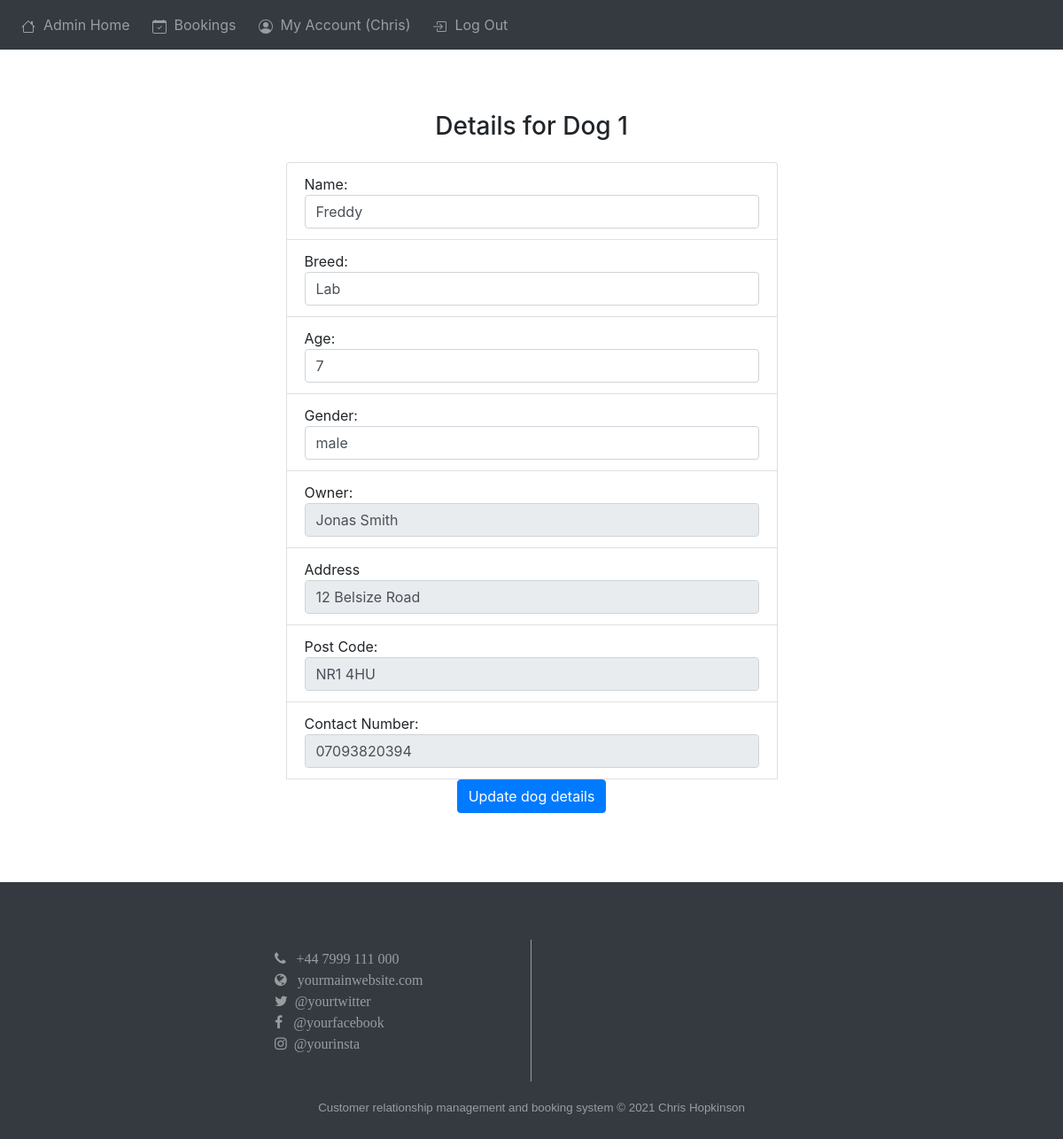
The app's page /admin_dogs/1 (signed in) with its own data.
### web/models.py (models this page shows, shortened)
class User(db.Model, UserMixin):
    id = db.Column(db.Integer, primary_key=True)
    email = db.Column(db.String(150), unique=True)
    username = db.Column(db.String(50), unique=True)
    password = db.Column(db.String(50))
    notes = db.relationship("Note")
    dogs = db.relationship("Dog")
    address_1 = db.Column(db.String(150), unique=True)
    post_code = db.Column(db.String(15))
    phone = db.Column(db.String(15))
    first_name = db.Column(db.String(25))
    surname = db.Column(db.String(25))
    role = db.Column(db.String(20), default="user")

class Dog(db.Model):
    id = db.Column(db.Integer, primary_key=True)
    name = db.Column(db.String(50))
    owner = db.relationship("User")
    owner_id = db.Column(db.Integer, db.ForeignKey("user.id"))
    breed = db.Column(db.String(100))
    gender = db.Column(db.String(50))
    age = db.Column(db.Integer)
    attendance = db.relationship("Attendance")

### web/admin.py (the view, shortened to what this page needs)
@admin.route("/admin_dogs/<int:dog_id>", methods=["GET", "POST"])
@login_required
@admin_required
def admin_dogs_view(dog_id):
    from .models import Dog
    dog = Dog.query.filter_by(id=dog_id).first()
    return render_template("admin_dogs_view.html", user=current_user, dog=dog)

### web/__init__.py (called while the page is built)
def create_app():
    app = Flask(__name__)
    app.config.from_object("config")
    app.static_folder = "static"
    db.init_app(app)
    from .models import User
    from .views import views
    from .auth import auth
    from .admin import admin
    login_manager = LoginManager()
    login_manager.login_view = "auth.login"
    login_manager.init_app(app)
    app.register_blueprint(views, url_prefix="/")
    app.register_blueprint(auth, url_prefix="/")
    app.register_blueprint(admin, url_prefix="/")
    app.register_error_handler(404, page_not_found_404)
    app.register_error_handler(500, internal_server_error_500)
    create_db(app)
    @login_manager.user_loader
    def load_user(id):
        return User.query.get(int(id))
    return app

### web/admin.py (called while the page is built)
def admin_required(f):
    @wraps(f)
    def wrap(*args, **kwargs):
        if current_user.role == "admin":
            return f(*args, **kwargs)
        else:
            flash("You need to be an admin to view this page.", category="error")
            return redirect(url_for("views.index"))
    return wrap

### web/templates/admin_dogs_view.html (shortened to what this page needs)
{% extends "base.html" %}
{% block content %}
<h3 align="center" style="margin-top: 5%;">Details for Dog {{dog.id}}</h3>
<ul class="list-group list-group flush" id="account" style="margin-right: auto;width: 50%;margin-left: auto;min-width: 400px;">
<p>
    <form method="POST">
<li class="list-group-item">Name:
    <input type="text"
        class="form-control"
        id="name"
        name="name"
        value="{{ dog.name }}"
        required
    />
</li>
<li class="list-group-item">Breed:
    <input type="text"
        class="form-control"
        id="breed"
        name="breed"
        value="{{ dog.breed }}"
        required
    /></li>
    <li class="list-group-item">Age:
        <input type="number"
            class="form-control"
            id="age"
            name="age"
            value="{{ dog.age }}"
            required
        /></li>
    <li class="list-group-item">Gender:
        <input type="text"
            class="form-control"
            id="gender"
            name="gender"
            value="{{ dog.gender }}"
            required
        /></li>
    <li class="list-group-item">Owner:
        <input type="text"
            class="form-control"
            id="address_1"
            name="address_1"
            value="{{ dog.owner.first_name }} {{ dog.owner.surname }}"
            disabled
        /> </li>
    <li class="list-group-item">Address
        <input type="text"
            class="form-control"
            id="address"
            name="address"
            value="{{ dog.owner.address_1 }}"
            disabled
        /> </li>
    <li class="list-group-item">Post Code:
        <input type="text"
            class="form-control"
            id="post_code"
            name="post_code"
            value="{{ dog.owner.post_code }}"
            disabled
        /> </li>
<li class="list-group-item">Contact Number:
    <input type="text"
        class="form-control"
        id="phone"
        name="phone"
        value="{{ dog.owner.phone }}"
        disabled
    /> </li>
<p align="center" >
    <button type="submit" class="btn btn-primary">Update dog details</button>
</form>
</p>
</ul>
{% endblock %}

### web/templates/base.html (shortened to what this page needs)
<!DOCTYPE html>
<html lang="en">
  <head>
    <link
      rel="stylesheet"
      href="https://stackpath.bootstrapcdn.com/bootstrap/4.4.1/css/bootstrap.min.css"
    />
    <link
      rel="stylesheet"
      href="https://stackpath.bootstrapcdn.com/font-awesome/4.7.0/css/font-awesome.min.css"
    />
  </head>
  <body>
    <div class="navbarr">
      <nav class="navbar navbar-expand-lg navbar-dark bg-dark">
        <div class="collapse navbar-collapse" id="navbar">
          <div class="navbar-nav">
            {% if not user.is_authenticated %}
            <a class="nav-item nav-link" id="login" href="/login">Log In</a>
            <a class="nav-item nav-link" id="signup" href="/signup">Sign Up</a>
            {% else %} {% if user.role=="admin" %}
            <a class="nav-item nav-link" id="admin" href="/admin">
              &nbsp;Admin Home&nbsp;&nbsp;</a
            >
            <a
              class="nav-item nav-link"
              id="view_bookings"
              href="/view_bookings"
              >
              &nbsp;Bookings&nbsp;&nbsp;</a
            >
            {% endif %}
            <a class="nav-item nav-link" id="my_account" href="/my_account">
              &nbsp;My Account ({{ current_user.username }})&nbsp;&nbsp;</a
            >
            <a class="nav-item nav-link" id="logout" href="/logout">
              &nbsp;Log Out&nbsp;&nbsp;</a
            >
            {% endif %}
          </div>
        </div>
      </nav>
    </div>
    <div style="width: 100%; height: 20px; margin-top: 50px"></div>
    <div class="container">{% block content %} {% endblock %}</div>
    <footer id="footer">
      <div class="copyright-foot">{% block breadcrumbs %} {% endblock %}</div>
      <div class="footer-internal">
        <div class="footer-div"></div>
        <div
          class="footer-div"
          style="
            border-style: none solid none none;
            border-width: 1px;
            padding-top: 10px;
            padding-left: 10px;
          "
        >
          <i class="fa fa-phone">&nbsp;&nbsp;&nbsp;+44 7999 111 000</i><br />
          <i class="fa fa-globe">&nbsp;&nbsp;&nbsp;yourmainwebsite.com</i><br />
          <i class="fa fa-twitter">&nbsp;&nbsp;@yourtwitter</i><br />
          <i class="fa fa-facebook">&nbsp;&nbsp;&nbsp;@yourfacebook</i><br />
          <i class="fa fa-instagram">&nbsp;&nbsp;@yourinsta</i><br />
        </div>
        <div class="footer-div" style="padding-top: 10px; padding-left: 10px">
          <br />
          <br />
          <br />
          <br />
        </div>
        <div class="footer-div"></div>
      </div>
      <div class="copyright-foot">
        <p>
          <br />Customer relationship management and booking system &copy; 2021
          Chris Hopkinson
        </p>
      </div>
    </footer>
  </body>
</html>

### web/templates/base.html (style rules this page uses)
#footer { width: 100%; position: absolute; height: 10rem; margin-top: 30px; color: rgb(154, 157, 160); font-family: Arial, Helvetica, sans-serif; font-size: medium; vertical-align: middle; }
.footer-internal { width: 100%; height: 100%; display: grid; grid-template-columns: 1fr 1fr 1fr 1fr; }
.footer-div { text-align: left; background-color: rgb(52, 58, 64); height: 100%; vertical-align: middle; }
.copyright-foot { width: 100%; height: 65px; background-color: rgb(52, 58, 64); text-align: center; font-size: smaller; }
.navbarr { overflow: hidden; position: fixed; top: 0; z-index: 10; width: 100%; }

### records on screen
User: username "Chris"
Dog: id "1", name "Freddy", breed "Lab", age "7", gender "male"
User: address_1 "Jonas Smith", address "12 Belsize Road", post_code "NR1 4HU", phone "07093820394"
